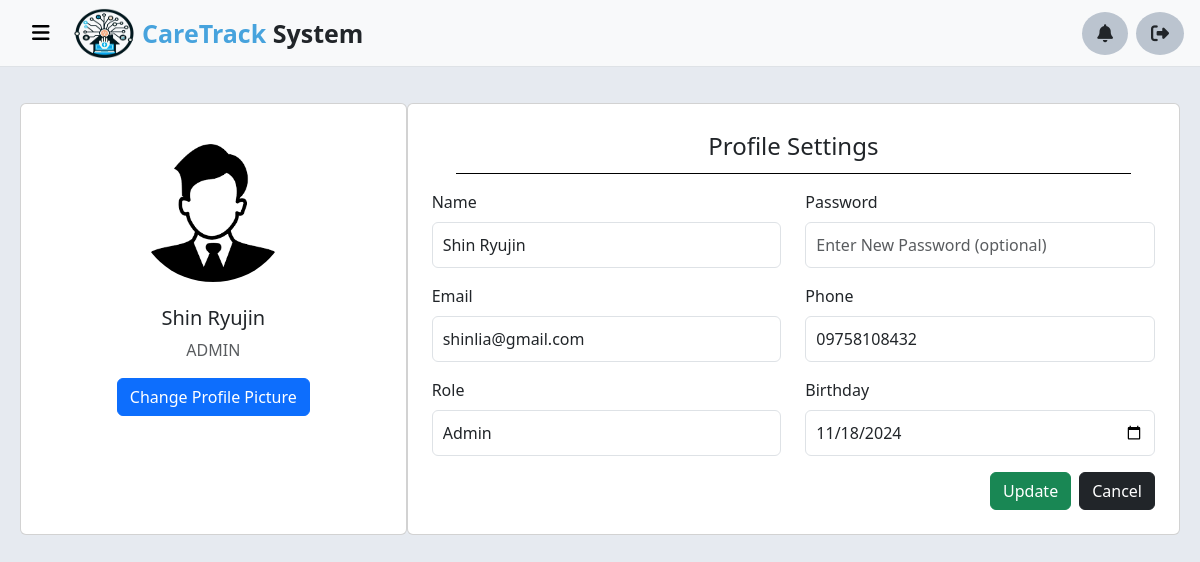
Page /Admin/profile.php (signed in) on the committed database.
### tables this page shows
CREATE TABLE `users` (
  `id` int(11) NOT NULL,
  `Username` varchar(530) NOT NULL,
  `Name` varchar(255) NOT NULL,
  `password` varchar(255) NOT NULL,
  `Email` varchar(255) NOT NULL,
  `Phone` varchar(255) NOT NULL,
  `Birthday` varchar(324) NOT NULL,
  `Roles` varchar(255) NOT NULL,
  `Images` mediumtext NOT NULL
);

### Admin/profile.php (the view, shortened to what this page needs)
<?php
include("includes/head.php");
include("includes/Navbar.php");
include("includes/SideBar.php");
include("../database/connection.php");
if (isset($_SESSION['user_role']) && isset($_SESSION['user_id'])) {
    $roleToFetch = $_SESSION['user_role'];
    $userID = $_SESSION['user_id'];
    $sql = "SELECT * FROM users WHERE Roles = ? AND id = ?";
    $stmt = $conn->prepare($sql);
    $stmt->bind_param("si", $roleToFetch, $userID);
    $stmt->execute();
    $result = $stmt->get_result();
    if ($row = $result->fetch_assoc()) {
        $Name = $row['Name'];
        $Email = $row['Email'];
        $Phone = $row['Phone'];
        $Bday = $row['Birthday'];
        $Roles = $row['Roles'];
        $Images = $row['Images'];
    } else {
        echo "User not found.";
        exit();
    }
} else {
    echo "User session not complete. Please log in again.";
    exit();
}
$imagePath = isset($Images) && !empty($Images) ? 'Assets/Images/' . $Images : 'Assets/Images/user.png';
?>
<main class="content" id="content">
    <div class="row g-0 mt-3">
        <div class="col-lg-4 col-md-6">
            <div class="card-body card text-center h-100">
                <form method="post" enctype="multipart/form-data">
                    <img src="<?php echo htmlspecialchars($imagePath); ?>" alt="User Image"  class="rounded-circle img-fluid mx-auto my-4" style="width: 150px;" id="profilePreviewImage">
                    <h5 class=""><?php echo htmlspecialchars($Name); ?></h5>
                    <p class="text-muted mb-1"><?php echo htmlspecialchars(strtoupper($Roles)); ?></p>
                    <div class="input-group mt-3">
                        <button type="button" class="btn btn-primary mx-auto rounded" id="changeProfileButton">Change Profile Picture</button>
                    </div>
            </div>
        </div>
        <div class="col-lg-8 col-md-6">
            <div class="card-body card p-4">
                <div class="card-title mb-3 text-center p-1 border-bottom border-black mx-4">
                    <h4>Profile Settings</h4>
                </div>
                    <div class="row">
                        <div class="col-md-6 mb-3">
                            <label for="firstName" class="form-label">Name</label>
                            <input type="text" id="firstName" class="form-control bg-white" name="name" placeholder="Enter First Name" value="<?php echo htmlspecialchars($Name); ?>">
                        </div>
                        <div class="col-md-6 mb-3">
                            <label for="password" class="form-label">Password</label>
                            <input type="password" id="password" class="form-control" name="pass"  placeholder="Enter New Password (optional)">
                        </div>
                    </div>
                    <div class="row">
                        <div class="col-md-6 mb-3">
                            <label for="email" class="form-label">Email</label>
                            <input type="email" id="email" class="form-control" name="email" placeholder="Enter Email" value="<?php echo htmlspecialchars($Email); ?>">
                        </div>
                        <div class="col-md-6 mb-3">
                            <label for="phone" class="form-label">Phone</label>
                            <input type="tel" id="phone" class="form-control" name="phone" placeholder="Enter Phone Number" value="<?php echo htmlspecialchars($Phone); ?>">
                        </div>
                    </div>
                    <div class="row">
                        <div class="col-md-6 mb-3">
                            <label for="position" class="form-label">Role</label>
                            <input type="text" id="position" class="form-control bg-white" readonly value="<?php echo htmlspecialchars($Roles); ?>">
                        </div>
                        <div class="col-md-6 mb-3">
                            <label for="birthday" class="form-label">Birthday</label>
                            <input type="date" id="birthday" class="form-control" name="bday" value="<?php echo htmlspecialchars($Bday); ?>">
                        </div>
                    </div>
                    <div class="d-flex justify-content-end">
                        <button class="btn btn-success me-2" name="submit" type="submit">Update</button>
                        <button class="btn btn-dark" type="button" onclick="window.location.href='profile.php'">Cancel</button>
                    </div>
            </div>
        </div>
    </div>
</main>
</body>
</html>

### Admin/Assets/css/appointment.css (style rules this page uses)
.content { height: 100vh; }

### Admin/Assets/css/style.css (style rules this page uses)
.content { padding: 20px; margin-left: 0; transition: margin-left 0.3s ease; overflow-y: auto; }
.card-title { color: #007bff; }
.card-body { height: 8rem; scrollbar-width: thin; scrollbar-color: #007bff #f1f1f1; }

### rows in the picture
users: Images (picture), Name "Shin Ryujin", Roles "ADMIN", name "Shin Ryujin", email "shinlia@gmail.com", phone "09758108432", Roles "Admin", bday "11/18/2024"
